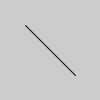
Frame 1 (no input)
Frame 60 (the mouse pressed at the canvas centre just before this capture): identical to frame 1, image omitted
Frame 120 (the mouse held since frame 60 and released just before this capture): identical to frame 1, image omitted

The Processing sketch that drew this single still picture (run headless with seeded random() and noise(); from frame 60 on, the mouse is pressed at the canvas centre):

// Processing sketch: build
// ── build.pde

void setup() {
	
	line(25, 25, 75, 75);
}

void draw() {
	
}
